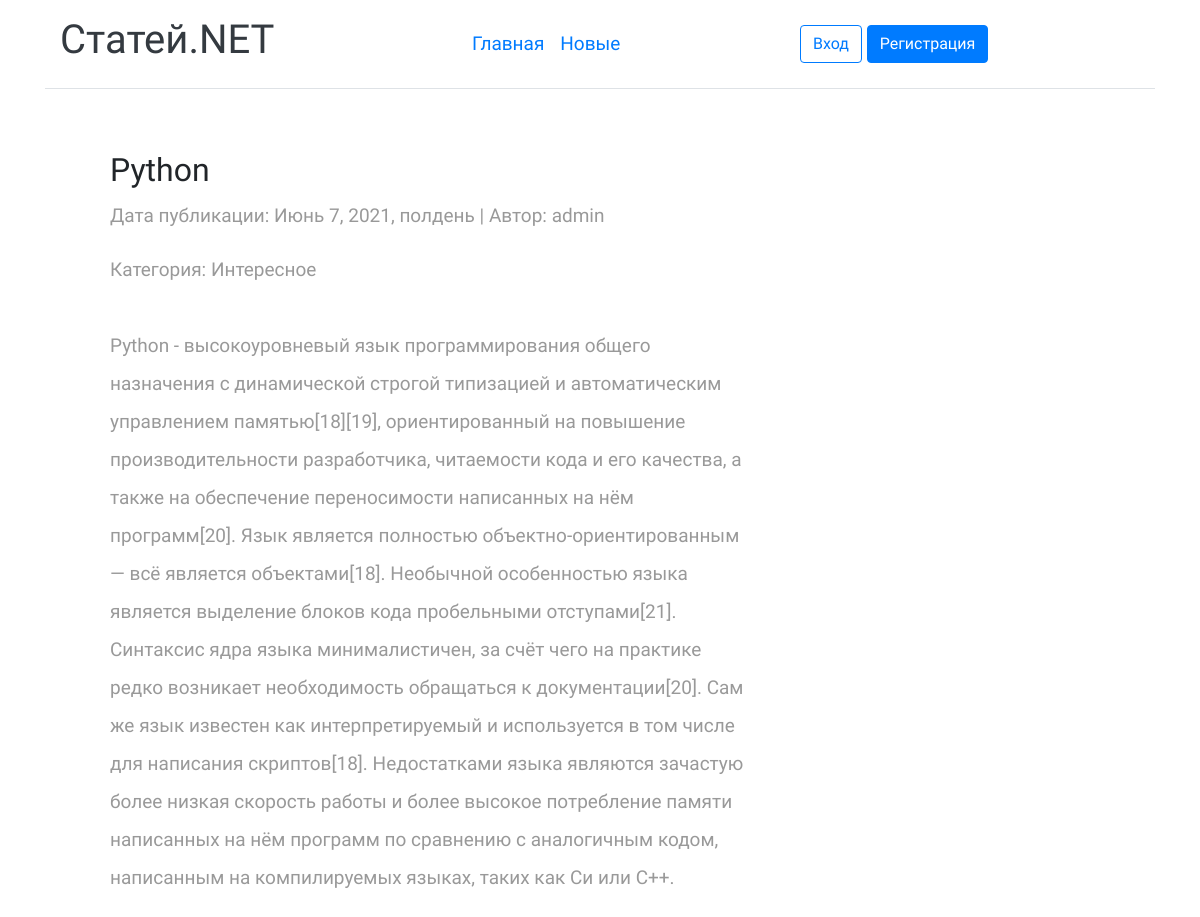
Before: /post/5 with the older database file.
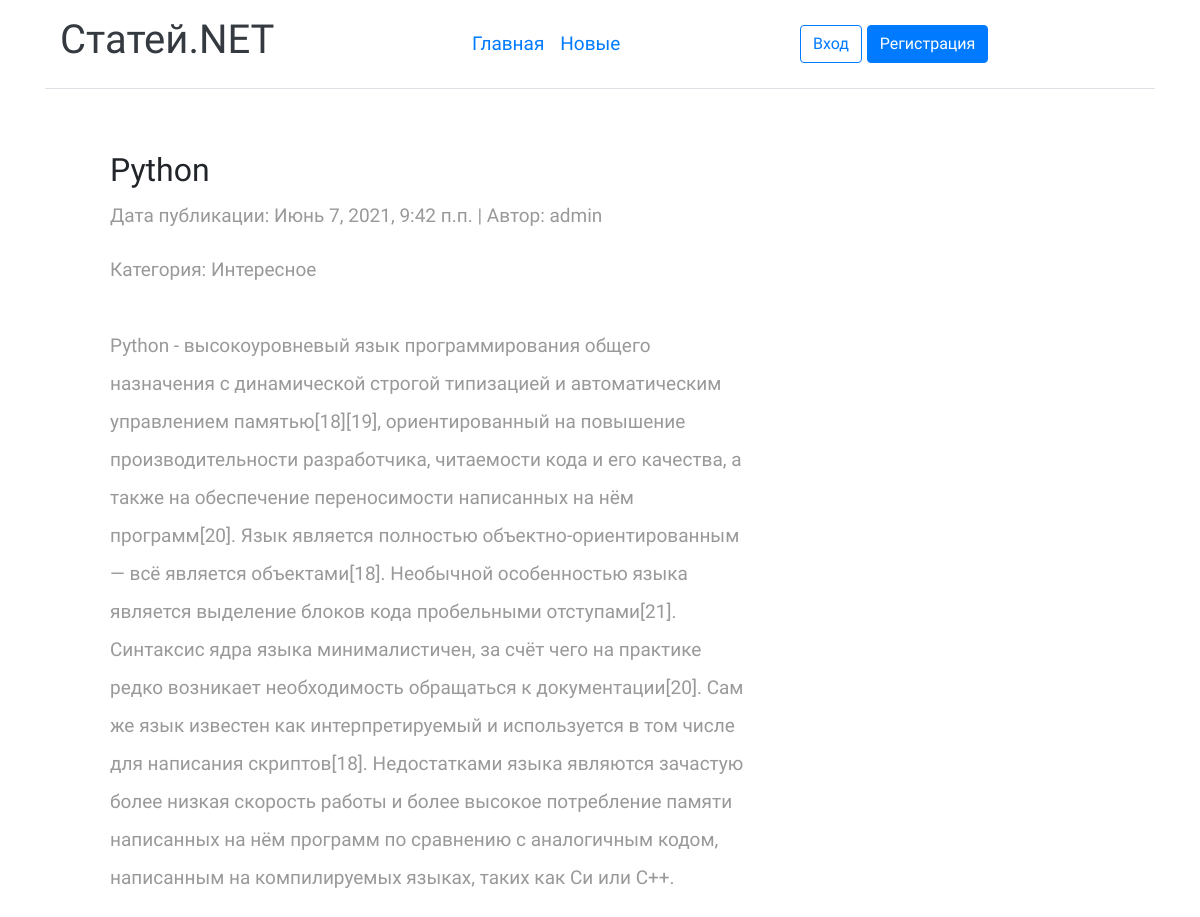
After: the same page with the newer database file.
### articles/models.py (models this page shows, shortened)
class Post(models.Model):
    id = models.AutoField(unique=True, primary_key=True)
    title = models.CharField('Заголовок статьи', max_length=64)
    author = models.ForeignKey(User, on_delete=models.CASCADE, null=True)
    announcement_post = models.CharField('Анонс статьи', max_length=255, null=True)
    text = models.TextField('Текст статьи')
    post_data = models.DateTimeField(auto_now=True)
    category = models.ForeignKey(Category, on_delete=models.CASCADE)
    status = models.ForeignKey(Status, on_delete=models.CASCADE, null=True, default=1)

class Category(models.Model):
    id = models.AutoField(unique=True, primary_key=True)
    name = models.CharField('Название котегории', max_length=64)
    def __str__(self):
        return self.name

### articles/views.py (the view)
# urls.py: path('post/<int:post_id>', views.post_page, name='post'),
def post_page(request, post_id):
    context = {
        'post': Post.objects.get(id=post_id)
    }
    return render(request, "articles/post.html", context)

### articles/templates/articles/post.html (shortened to what this page needs)
{% extends 'base.html' %}
{% block content %}
                <div class="col-lg-8 tm-post-col">
                    <div class="tm-post-full">
                        <div class="mb-4">
                            <h2 class="pt-2 tm-color-primary tm-post-title">{{ post.title }}</h2>
                            <p class="tm-mb-40">Дата публикации: {{ post.post_data }} | Автор: {{ post.author }}</p>
                            <span class="text-right tm-color-primary">Категория: {{ post.category }}</span><br><br>
                            <p>{{ post.text }}</p>
                        </div>
                    </div>
                </div>
{% endblock %}

Changed rows visible on the page:
changed Post "Python": post_data "Июнь 7, 2021, полдень" → "Июнь 7, 2021, 9:42 п.п."
